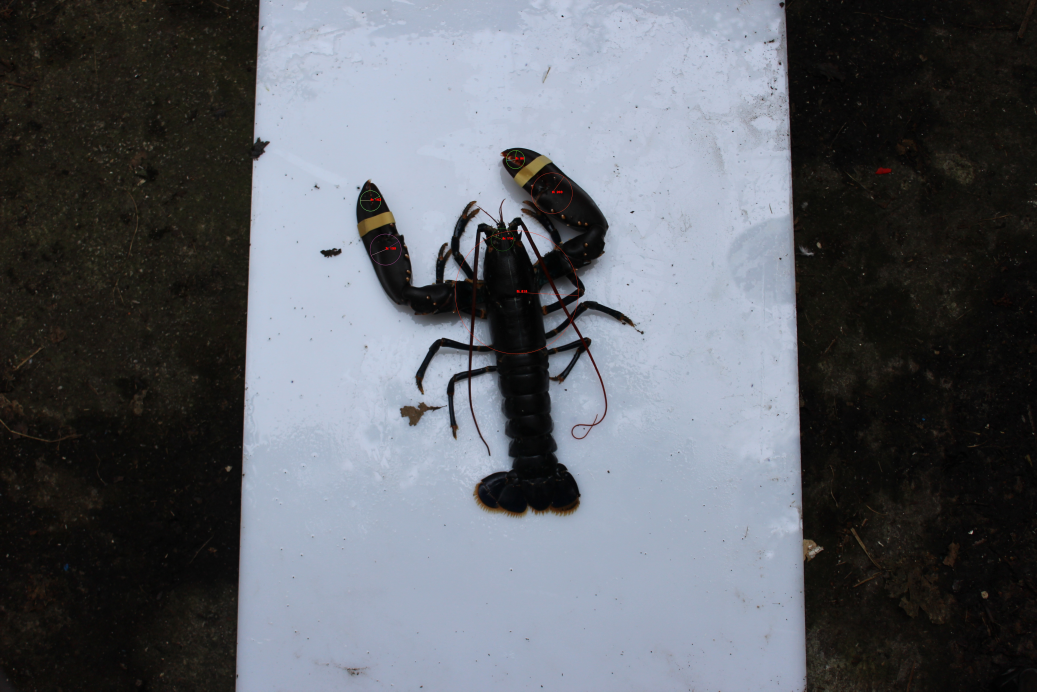
#> input picture work/src/imgs/keypoints/IMG_4720.JPG, 5184 x 3456 px, found by its file name (shown at 1/5 size)
$ python feature_detection.py
#> lines starting #> are read from the running program, lines starting #| are printed output that depends on the picture
import cv2
import numpy as np

image = cv2.imread("imgs/lobsters/IMG_4720.JPG")
#> image is the input picture: shape (3456, 5184, 3); mean B, G, R 104, 97.1, 93.3
h, w = image.shape[:2]
#> h = 3456; w = 5184

gray_image = cv2.cvtColor(image, cv2.COLOR_BGR2GRAY)
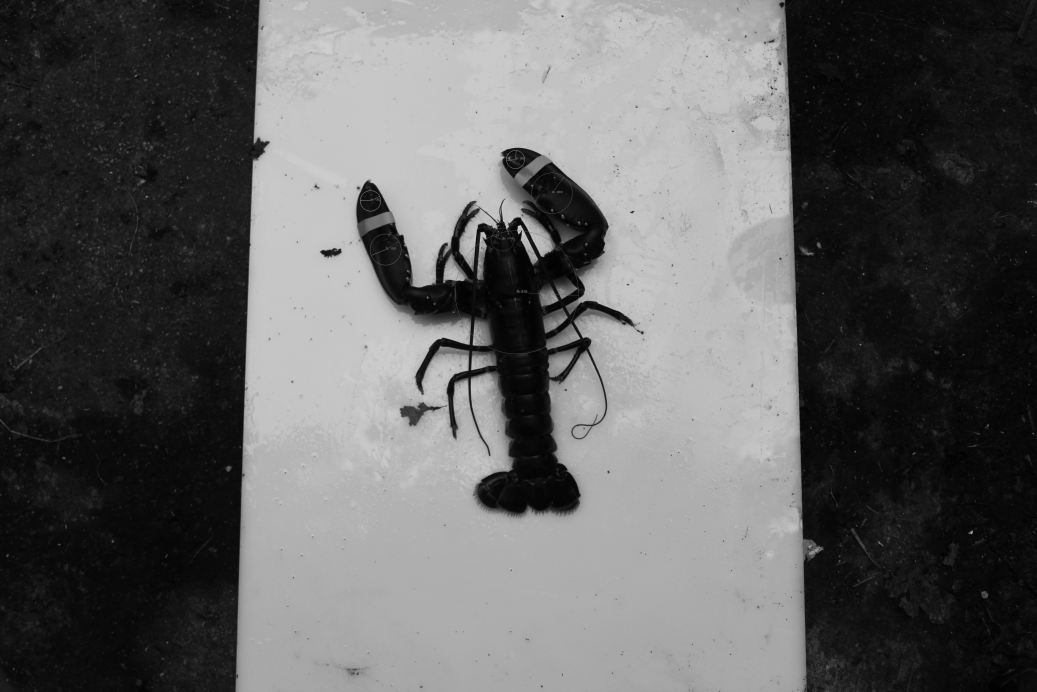
#> gray_image: shape (3456, 5184) (shown at 1/5 size); min 0, max 216, mean 96.8
gray_image = np.float32(gray_image)


# Harris corner
dist = cv2.cornerHarris(gray_image, 2, 1, 0.001)
dist = cv2.dilate(dist, None)

harris_img = image.copy()
harris_img[dist>0.01*dist.max()] = [0, 0, 255]


# Shi-Tomasi corner
corners = cv2.goodFeaturesToTrack(gray_image, 30, 0.05, 1)
#> corners = 30 rows, first 8: [4632, 1344], [1802, 1002], [1803, 1000], [1803, 1004], [4631, 1342], [2604, 1126], [1896, 981], [2494, 1114]
corners = np.int0(corners)

shi_tomasi_img = image.copy()
for i in corners:
    x,y = i.ravel()
    cv2.circle(shi_tomasi_img, (x,y), 3, 255, -1)
#> this loop made 30 passes
#> (x, y) on passes 1 to 12: (4632, 1344), (1802, 1002), (1803, 1000), (1803, 1004), (4631, 1342), (2604, 1126), (1896, 981), (2494, 1114), (2579, 754), (4276, 2256), (2404, 1162), (2581, 753)


# SIFT

image = cv2.resize(image, (int(0.4*w), int(0.4*h)), interpolation=cv2.INTER_CUBIC)
#> image: shape (1382, 2073, 3)
sift_gray = cv2.cvtColor(image, cv2.COLOR_BGR2GRAY)
sift = cv2.xfeatures2d.SIFT_create()
sift_kps = sift.detect(sift_gray, None)
#> sift_kps = 2072 keypoints; strongest (x, y, size): (1124, 32, 2.4), (1039, 456, 7.1), (966, 470, 7.6), (1067, 963, 108.5)

good_kps = []
for kp in sift_kps:
    if kp.size > 1:
        good_kps.append(kp)
#> this loop made 2072 passes
#> kp on passes 1 to 3: keypoint at (2.9, 1138.8), size 1.9, keypoint at (2.9, 1138.8), size 1.9, keypoint at (3.2, 842.4), size 2.3
#> after the loop, good_kps has the same summary as sift_kps

sift_image = image.copy()
sift_image = cv2.drawKeypoints(sift_gray, good_kps, sift_image, flags=cv2.DRAW_MATCHES_FLAGS_DRAW_RICH_KEYPOINTS)
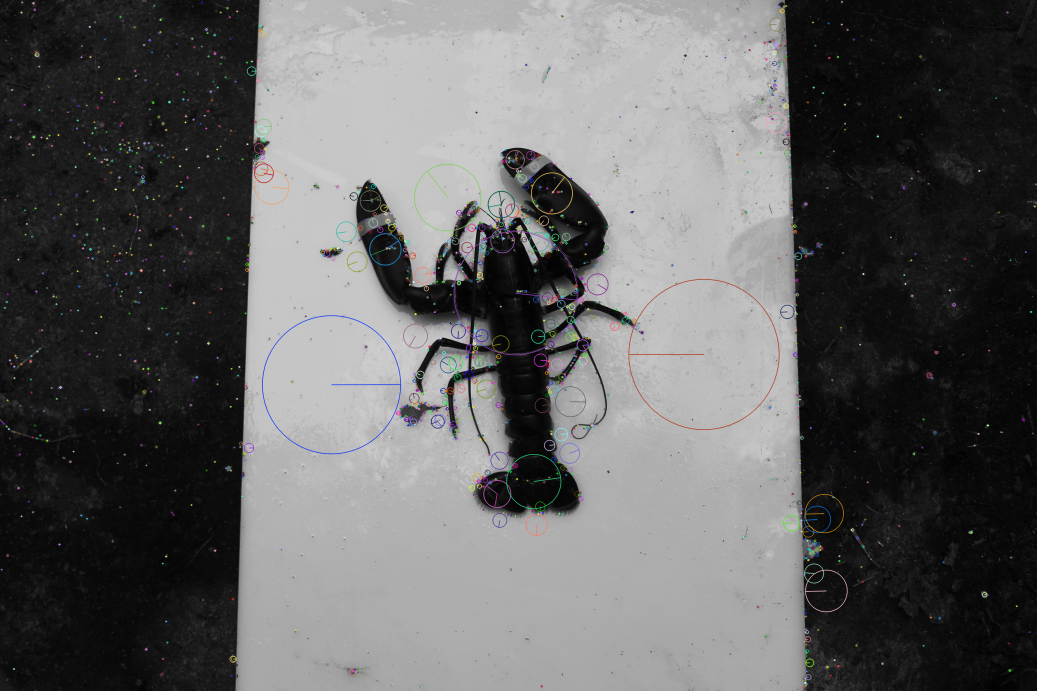
#> sift_image: shape (1382, 2073, 3) (shown at 1/2 size); mean B, G, R 97.1, 97, 97.1

keypoints, descriptors = sift.compute(sift_gray, good_kps)
#> keypoints has the same summary as sift_kps


# SURF
#> (the run stopped early here; a loop or call above may not have finished)

$ run again, with work/src/imgs/keypoints/IMG_1380.JPG copied over work/src/imgs/keypoints/IMG_4720.JPG
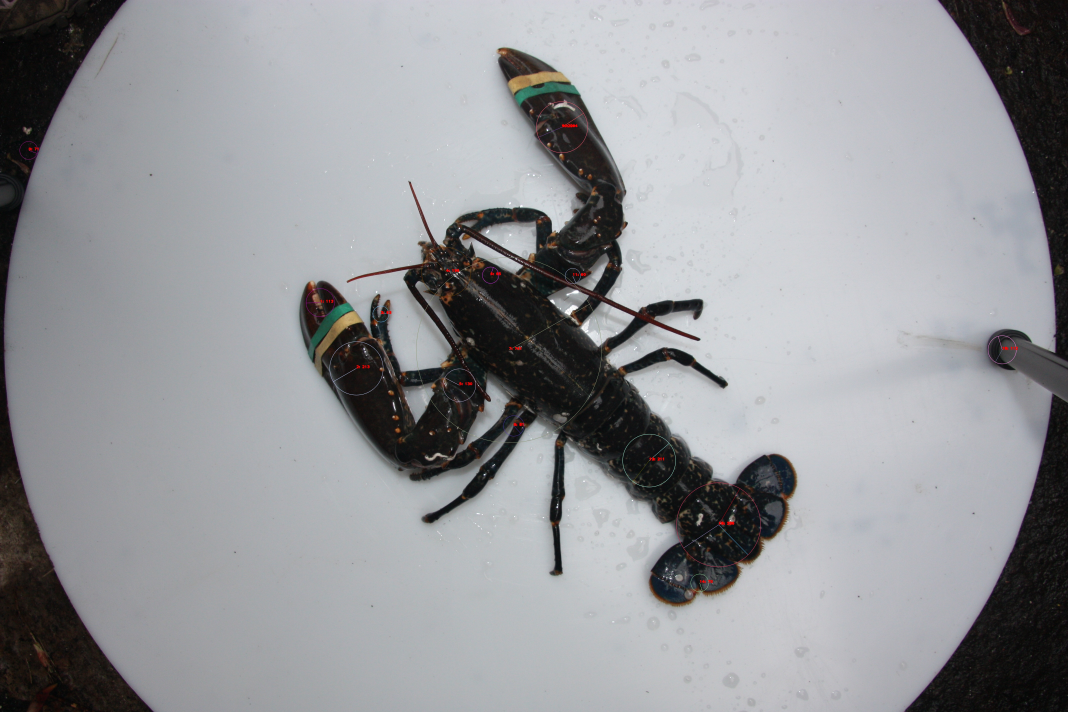
#> input picture work/src/imgs/keypoints/IMG_1380.JPG, 4272 x 2848 px, found by its file name (shown at 1/4 size)
#> image is the input picture: shape (2848, 4272, 3); mean B, G, R 152.9, 149.5, 148.4
#> corners = 30 rows, first 8: [1782, 1011], [1806, 1799], [1932, 1179], [1913, 1541], [2108, 1059], [1968, 984], [1784, 1149], [1788, 1707]
#> the loop `for i in corners:` made 30 passes
#> image: shape (1139, 1708, 3)
#> sift_kps = 2139 keypoints; strongest (x, y, size): (875, 208, 2), (1111, 490, 19.5), (1155, 613, 10.8), (1149, 839, 134.4)
#> the loop `for kp in sift_kps:` made 2139 passes
#> kp on passes 1 to 3: keypoint at (5.2, 7.8), size 3.2, keypoint at (8.6, 556), size 3.3, keypoint at (9.3, 555.8), size 4.2
#> after the loop `for kp in sift_kps:`: good_kps has the same summary as sift_kps
#> `sift_image = cv2.drawKeypoints(sift_gray, good_kps, sift_image, flags=..`:
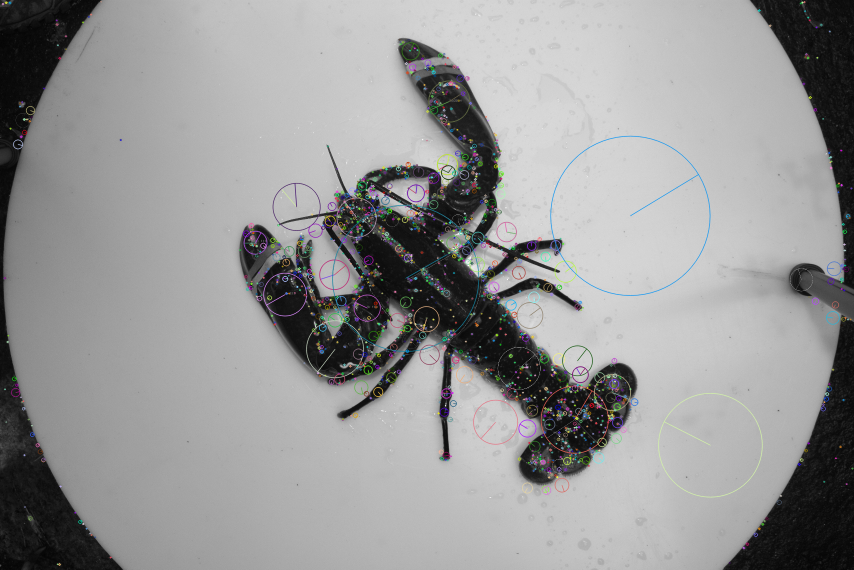
#> sift_image: shape (1139, 1708, 3) (shown at 1/2 size); mean B, G, R 150.5, 150.4, 150.3
#> keypoints has the same summary as sift_kps

$ run again, with work/src/imgs/keypoints/IMG_1388.JPG copied over work/src/imgs/keypoints/IMG_4720.JPG
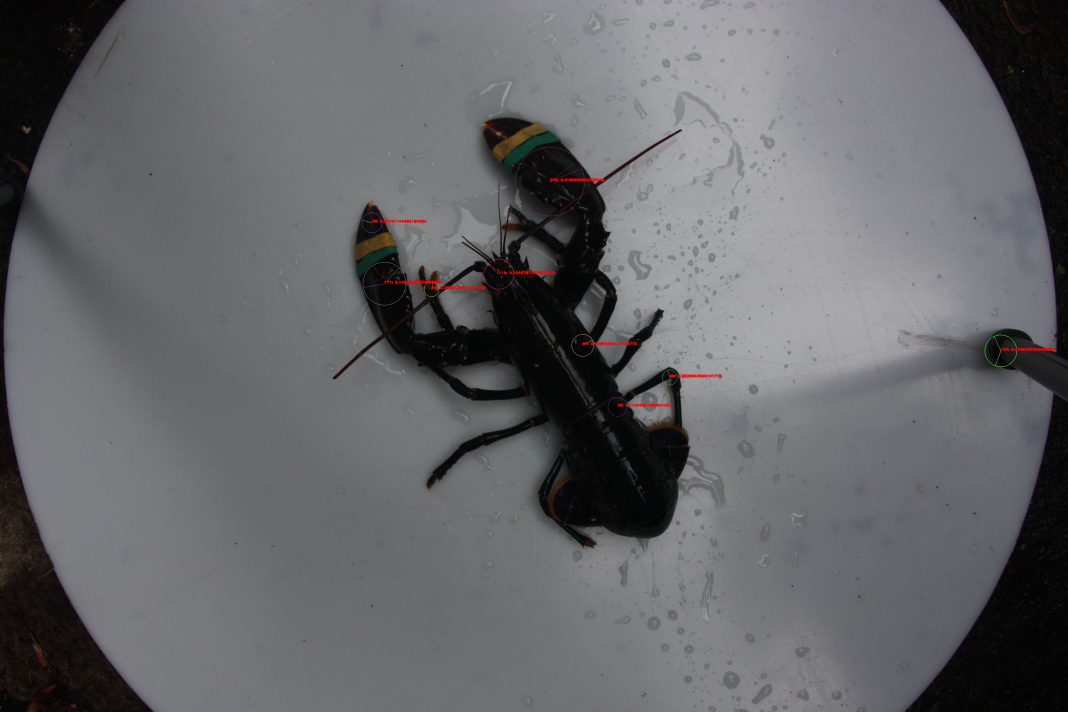
#> input picture work/src/imgs/keypoints/IMG_1388.JPG, 4272 x 2848 px, found by its file name (shown at 1/4 size)
#> image is the input picture: shape (2848, 4272, 3); mean B, G, R 105.4, 102.3, 102
#> corners = 30 rows, first 8: [3980, 1460], [2369, 1361], [3982, 1462], [3977, 1346], [1595, 1072], [2331, 1381], [2668, 1483], [2672, 1482]
#> the loop `for i in corners:` made 30 passes
#> image: shape (1139, 1708, 3)
#> sift_kps = 1167 keypoints; strongest (x, y, size): (1054, 502, 9.8), (1087, 209, 3.1), (986, 755, 148), (1031, 534, 14.9)
#> the loop `for kp in sift_kps:` made 1167 passes
#> kp on passes 1 to 3: keypoint at (2.5, 895.4), size 1.9, keypoint at (2.5, 895.4), size 1.9, keypoint at (6.5, 598.2), size 2
#> after the loop `for kp in sift_kps:`: good_kps has the same summary as sift_kps
#> `sift_image = cv2.drawKeypoints(sift_gray, good_kps, sift_image, flags=..`:
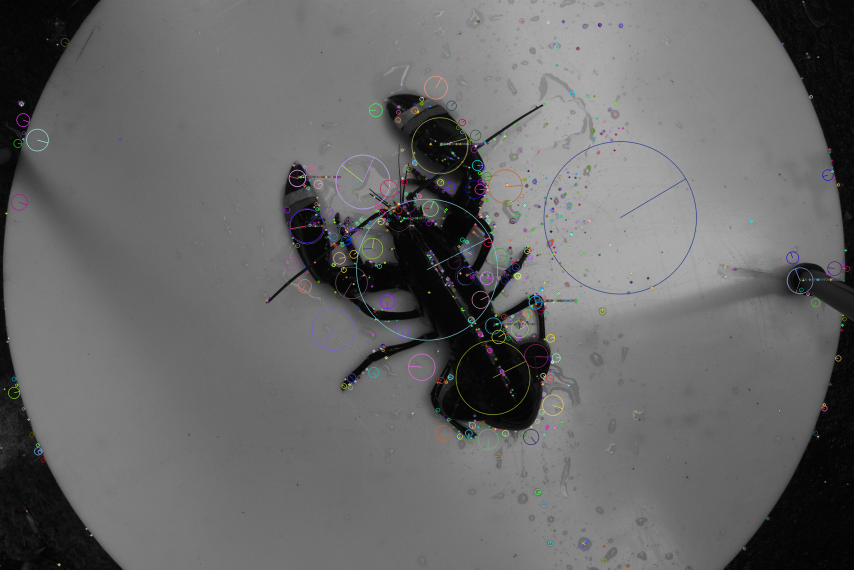
#> sift_image: shape (1139, 1708, 3) (shown at 1/2 size); mean B, G, R 103.3, 103.2, 103.2
#> keypoints has the same summary as sift_kps

$ run again, with work/src/imgs/keypoints/IMG_1390.JPG copied over work/src/imgs/keypoints/IMG_4720.JPG
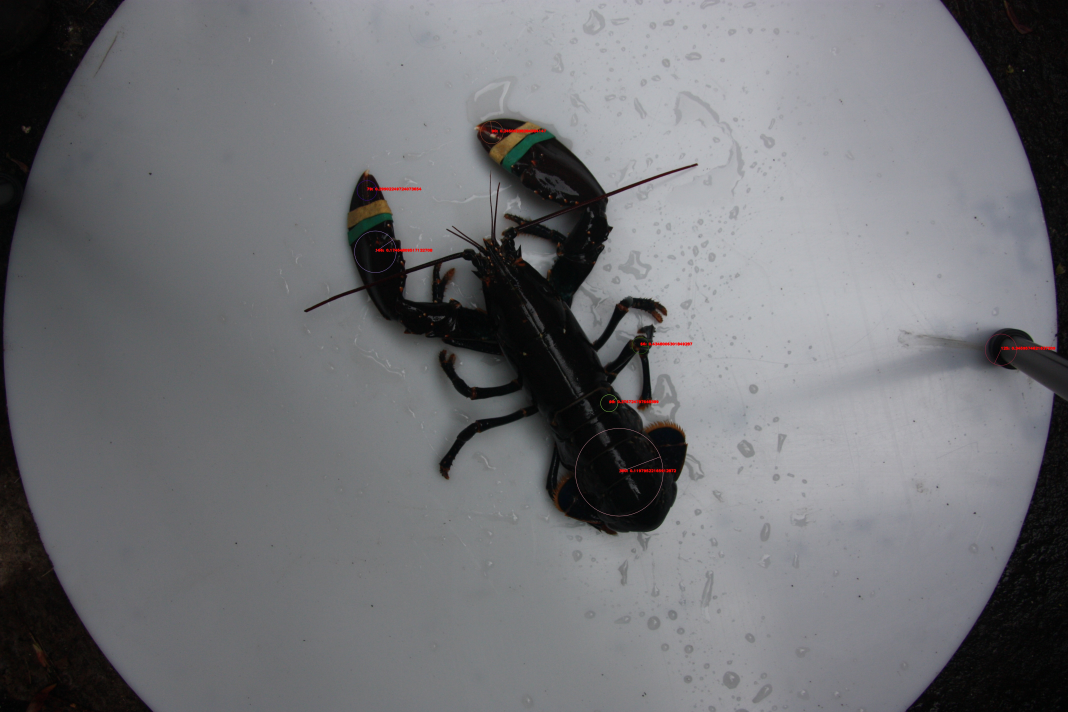
#> input picture work/src/imgs/keypoints/IMG_1390.JPG, 4272 x 2848 px, found by its file name (shown at 1/4 size)
#> image is the input picture: shape (2848, 4272, 3); mean B, G, R 116.4, 113, 112.4
#> corners = 30 rows, first 8: [2463, 1593], [2640, 1827], [2640, 1829], [2638, 1826], [2704, 1380], [2763, 1380], [1569, 961], [2436, 1613]
#> the loop `for i in corners:` made 30 passes
#> image: shape (1139, 1708, 3)
#> sift_kps = 936 keypoints; strongest (x, y, size): (989, 755, 140.2), (1113, 263, 3.1), (858, 409, 31.8), (1001, 617, 27.4)
#> the loop `for kp in sift_kps:` made 936 passes
#> kp on passes 1 to 3: keypoint at (27.3, 756.9), size 7.7, keypoint at (27.3, 785.5), size 22.8, keypoint at (32, 769.3), size 5.2
#> after the loop `for kp in sift_kps:`: good_kps has the same summary as sift_kps
#> `sift_image = cv2.drawKeypoints(sift_gray, good_kps, sift_image, flags=..`:
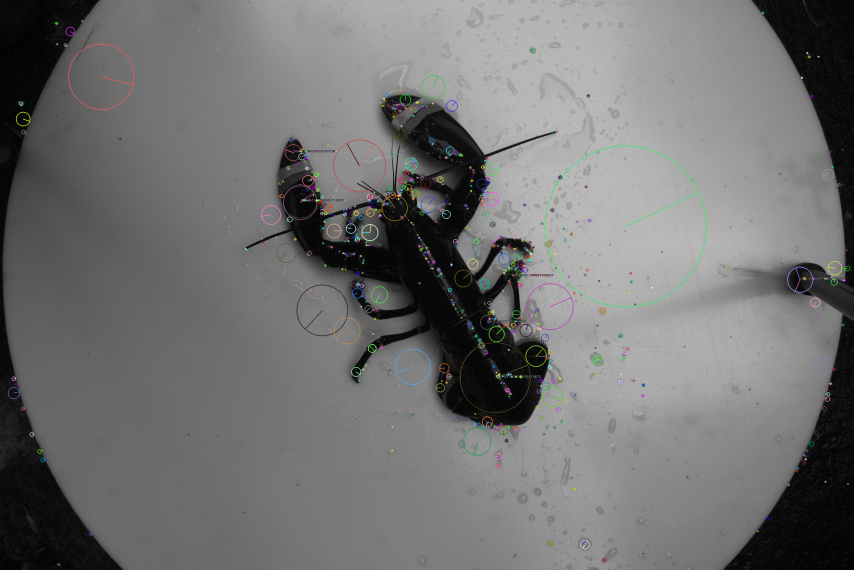
#> sift_image: shape (1139, 1708, 3) (shown at 1/2 size); mean B, G, R 113.6, 113.8, 113.7
#> keypoints has the same summary as sift_kps
